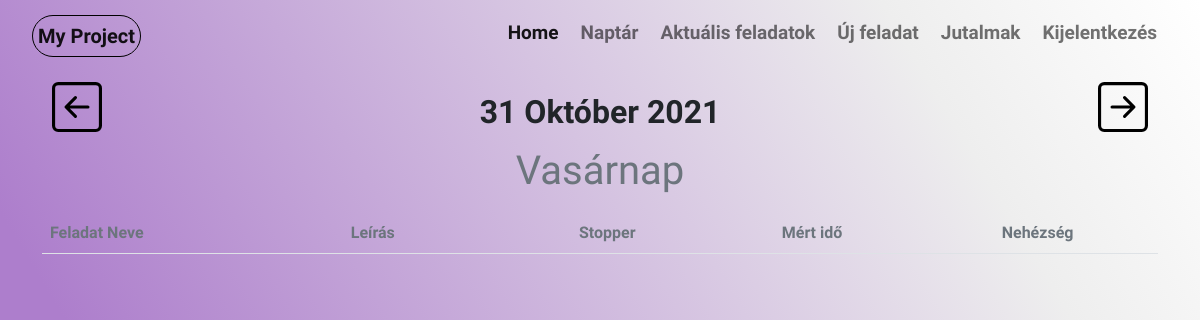
The page /day (signed in) on the database as committed earlier.
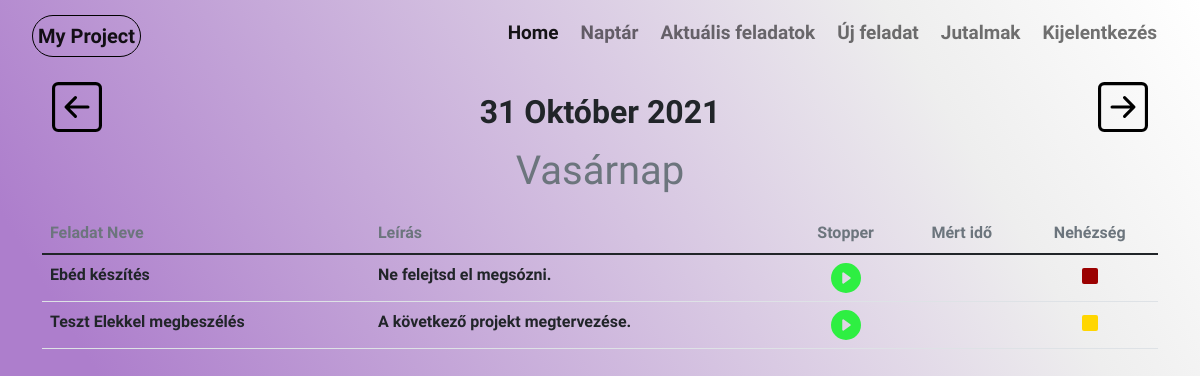
The same page on the database as committed later.
### website/models.py (models this page shows, shortened)
class Tasks(db.Model):
    task_id = db.Column(db.Integer,primary_key=True)
    project_id = db.Column(db.Integer, db.ForeignKey('projects.project_id'))
    task_name = db.Column(db.String(60))
    status = db.Column(db.Boolean, default=False)
    task_time = db.Column(db.String(60))
    stoper = db.Column(db.Boolean, default=False)
    mert_ido = db.Column(db.String(60))
    difficulty = db.Column(db.String(60))
    description = db.Column(db.String(250))
    user_id = db.Column(db.Integer, db.ForeignKey('user.id'))

### website/views.py (the view)
@views.route("/day", methods=['GET','POST'])
@login_required
def day_view():
    with open('date.txt','r') as f:
        d = f.read().split('/')
        year = d[0]
        month = d[1]
        day = d[2]
        f.close()
    value= day1(int(year), int(month), int(day))
    print(value)
    user_task = db.session.query(Tasks).filter(Tasks.task_time == f"{year}-{month}-{day}"). \
        filter(Tasks.user_id == current_user.id).all()
    return render_template('day.html', user = current_user,value=value, month=month, tasks = user_task)

### website/__init__.py (called while the page is built)
def create_app():
    app = Flask(__name__)
    app.secret_key = secrets.token_urlsafe(16)
    app.config['SQLALCHEMY_DATABASE_URI'] = f'sqlite:///{DB_NAME}'
    db.init_app(app)
    from .views import views
    from .auth import auth
    app.register_blueprint(views)
    app.register_blueprint(auth)
    from .models import User
    login_manager = LoginManager()
    login_manager.login_view = 'auth.login'
    login_manager.init_app(app)
    @login_manager.user_loader
    def load_user(id):
        return User.query.get(int(id))
    create_database(app)
    return app

### website/date.py (called while the page is built)
def day1(year, month, day):
    try:
        day_name = calendar.weekday(year, month, day)
        return [day, months[month], year, days[day_name]]
    except Exception:
        return False

### website/templates/day.html (shortened to what this page needs)
{% extends "base.html"%}{% block title %}Nap{% endblock %}
{%block content%}
<div style="margin:15px 10px 10px 10px ;">
    <ul class="nav justify-content-between">
        <li class="nav-item">
            <a href="/last_day/{{ value.0 }}">
            </a>
        </li>
        <li class="nav-item">
            <div class="col">
                <h3 class="text-center">
                    <a class="nav-link link-dark fs-2" href="/{{ value.2 }}/{{ month }}">{{ value.0 }}  {{ value.1 }}  {{ value.2 }}</a>
                </h3>
                <h1 class="fs-1 text-secondary">
                    <div style="text-align: center;">{{ value.3 }}</div>
                </h1>
            </div>
        </li>
        <li class="nav-item">
            <a href="/next_day/{{ value.0 }}">
            </a>
        </li>
    </ul>
</div>
<table class="table  table-hover fs-6 fw-bold">
    <thread>
        <td class="fs-6 text-secondary">Feladat Neve</td>
        <td class="fs-6 text-secondary">Leírás</td>
        <td class="fs-6 text-secondary" style="text-align: center;">Stopper</td>
        <td class="fs-6 text-secondary" style="text-align: center;">Mért idő</td>
        <td class="fs-6 text-secondary" style="text-align: center;">Nehézség</td>
    </thread>
    <tbody>
        {%for task in tasks%}
            {%if task.status == True%}
                    <tr>
                        <td> {{task.task_name}}</td>
                        <td> {{task.description}}</td>
                        <td style="text-align: center;">
                            <a href="/stoper/{{ task.task_id }}">
                                {% if not task.stoper %}
                                <svg xmlns="http://www.w3.org/2000/svg" width="30" height="30" fill="#2EEF42" class="bi bi-play-circle-fill" viewBox="0 0 16 16">
                                    <path d="M16 8A8 8 0 1 1 0 8a8 8 0 0 1 16 0zM6.79 5.093A.5.5 0 0 0 6 5.5v5a.5.5 0 0 0 .79.407l3.5-2.5a.5.5 0 0 0 0-.814l-3.5-2.5z"/>
                                </svg>
                                {%else%}
                                <svg xmlns="http://www.w3.org/2000/svg" width="30" height="30" fill="#CC0000" class="bi bi-play-circle-fill" viewBox="0 0 16 16">
                                    <path d="M16 8A8 8 0 1 1 0 8a8 8 0 0 1 16 0zM6.79 5.093A.5.5 0 0 0 6 5.5v5a.5.5 0 0 0 .79.407l3.5-2.5a.5.5 0 0 0 0-.814l-3.5-2.5z"/>
                                </svg>
                                {%endif%}
                            </a>
                        </td>
                        <td></td>
                        <td style="text-align: center;">
                            {%if task.difficulty == "Könnyű"%}
                            <svg xmlns="http://www.w3.org/2000/svg" width="16" height="16" fill="#01ff01" class="bi bi-square-fill" viewBox="0 0 16 16">
                                <path d="M0 2a2 2 0 0 1 2-2h12a2 2 0 0 1 2 2v12a2 2 0 0 1-2 2H2a2 2 0 0 1-2-2V2z"/>
                            </svg>
                            {%elif task.difficulty == "Közepes"%}
                            <svg xmlns="http://www.w3.org/2000/svg" width="16" height="16" fill="#ffd601" class="bi bi-square-fill" viewBox="0 0 16 16">
                                <path d="M0 2a2 2 0 0 1 2-2h12a2 2 0 0 1 2 2v12a2 2 0 0 1-2 2H2a2 2 0 0 1-2-2V2z"/>
                            </svg>
                            {%else%}
                            <svg xmlns="http://www.w3.org/2000/svg" width="16" height="16" fill="#9b0101" class="bi bi-square-fill" viewBox="0 0 16 16">
                                <path d="M0 2a2 2 0 0 1 2-2h12a2 2 0 0 1 2 2v12a2 2 0 0 1-2 2H2a2 2 0 0 1-2-2V2z"/>
                            </svg>
                            {%endif%}
                        </td>
                    {%endif%}
        {%endfor%}
    </tbody>
</table>
{%endblock%}

Rows that differ between the two databases and show on the page:
added Tasks: task_name "Ebéd készítés", description "Ne felejtsd el megsózni.", stoper False (drawn), difficulty "Nehéz" (drawn)
added Tasks: task_name "Teszt Elekkel megbeszélés", description "A következő projekt megtervezése.", stoper False (drawn), difficulty "Közepes" (drawn)
